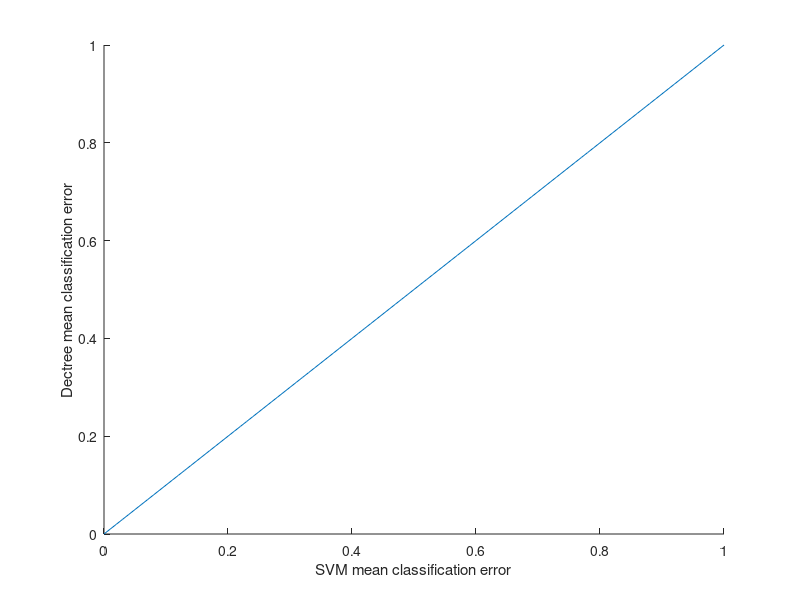

The MATLAB source for this figure:
clear variables;

svm_folder= ['../data/hpc_pooled_nulls/intermediate_results_svm_maxmin/'];
dectree_folder = ['../data/hpc_pooled_nulls/intermediate_results_dectree_maxmin/'];

task_names = {'50words','Adiac','ArrowHead','Beef','BeetleFly','BirdChicken','CBF','Car','ChlorineConcentration','CinC_ECG_torso','Coffee','Computers','Cricket_X','Cricket_Y','Cricket_Z','DiatomSizeReduction','DistalPhalanxOutlineAgeGroup','DistalPhalanxOutlineCorrect','DistalPhalanxTW','ECG200','ECG5000','ECGFiveDays','Earthquakes','ElectricDevices','FISH','FaceAll','FaceFour','FacesUCR','FordA','FordB','Gun_Point','Ham','HandOutlines','Haptics','Herring','InlineSkate','InsectWingbeatSound','ItalyPowerDemand','LargeKitchenAppliances','Lighting2','Lighting7','MALLAT','Meat','MedicalImages','MiddlePhalanxOutlineAgeGroup','MiddlePhalanxOutlineCorrect','MiddlePhalanxTW','MoteStrain','NonInvasiveFatalECG_Thorax1','NonInvasiveFatalECG_Thorax2','OSULeaf','OliveOil','PhalangesOutlinesCorrect','Phoneme','Plane','ProximalPhalanxOutlineAgeGroup','ProximalPhalanxOutlineCorrect','ProximalPhalanxTW','RefrigerationDevices','ScreenType','ShapeletSim','ShapesAll','SmallKitchenAppliances','SonyAIBORobotSurface','SonyAIBORobotSurfaceII','StarLightCurves','Strawberry','SwedishLeaf','Symbols','ToeSegmentation1','ToeSegmentation2','Trace','TwoLeadECG','Two_Patterns','UWaveGestureLibraryAll','Wine','WordsSynonyms','Worms','WormsTwoClass','synthetic_control','uWaveGestureLibrary_X','uWaveGestureLibrary_Y','uWaveGestureLibrary_Z','wafer','yoga'};

doPlot = 0;
splot = 1;
max_tasks = Inf;
sigLevel_p = 0.05;
bestClassifier = {};
svm_means = [];
dectree_means = [];
real_i = 1;

for i = 1:min(max_tasks,length(task_names))    
    svm_file = [svm_folder,'task_',task_names{i},'_tot_stats.txt'];
    if ~exist(svm_file)
       continue 
    end
    dectree = load([dectree_folder,'task_',task_names{i},'_tot_stats.txt']);
    svm = load([svm_folder,'task_',task_names{i},'_tot_stats.txt']);
    dectree = dectree(:);
    svm = svm(:);
    
    titleStr = sprintf('%s',task_names{i});

    if doPlot
        if splot > 10; splot = 1; figure; end
        subplot(2,5,splot)
        splot = splot + 1;

        histogram(dectree,'Normalization','probability');
        hold on
        histogram(svm,'Normalization','probability');
        hold on

        xlabel('Classification error')
        title(titleStr,'interpreter','none')
        m_xlims = xlim;
        xlim([m_xlims(1),min([m_xlims(2),1])])
        legend('Decision Tree null','SVM null')
    end
    svm_means = [svm_means mean(svm)];
    dectree_means = [dectree_means mean(dectree)];
    if mean(svm) < mean(dectree)
        bestClassifier{real_i} = 'svm';
    else
        bestClassifier{real_i} = 'dectree';
    end
    fprintf('%s: %s wins\n',task_names{i},bestClassifier{real_i});
    real_i = real_i + 1;
end

svm_wins = find(strcmp(bestClassifier,'svm'));
dectree_wins = find(strcmp(bestClassifier,'dectree'));
svm_tasks = task_names(svm_wins);
dectree_tasks = task_names(dectree_wins);

fprintf('SVM is better at %i tasks: ', length(svm_tasks));
fprintf('%s, ',svm_tasks{:})
fprintf('\nDecision tree is better at %i tasks: ',length(dectree_tasks));
fprintf('%s, ',dectree_tasks{:})
fprintf('\n');

scatter(svm_means,dectree_means)
xlabel('SVM mean classification error');
ylabel('Dectree mean classification error');
hold on
plot(0:0.01:1,0:0.01:1)